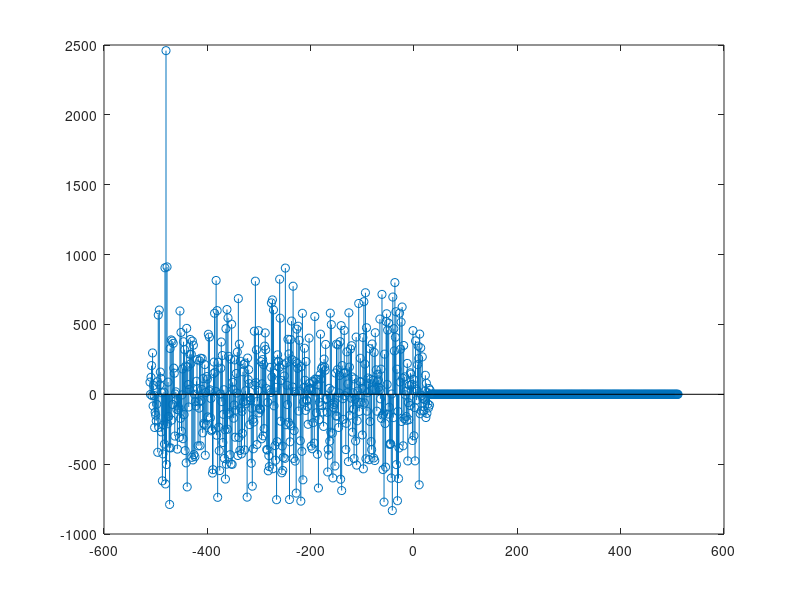

Reproduce this figure in MATLAB.
% load('adsl_x.mat'); % wczytanie sygnału z pliku
% 
% M = 32; % długość prefiksu
% N = 512; % długość bloku
% 
% %prefix1 = x(1:32);
% prefix2 = x(481:512);
% 
% %[c,lags] = xcorr(x, prefix1);
% %stem(lags,c); hold on;
% 
% [c1,lags1] = xcorr(x, prefix2);
% stem(lags1,c1);

load('adsl_x.mat'); % wczytanie sygnału z pliku

M = 32; % długość prefiksu
N = 512; % długość bloku

block = x(1:N); % pierwszy blok sygnału
prefix = block(N-M+1:N); % powtórzenie ostatnich M próbek K razy

[R, lag] = xcorr(prefix, block); % obliczenie korelacji

stem(lag,R);
[~, idx] = max(abs(R)); % znalezienie maksymalnej wartości korelacji i jej indeksu
delay = lag(idx); % przesunięcie między prefixem a blokiem

prefix_starts = 1:M:M*4; % początki prefiksów
signal_starts = prefix_starts - delay; % początki sygnału

disp(signal_starts); % wyświetlenie wyniku 